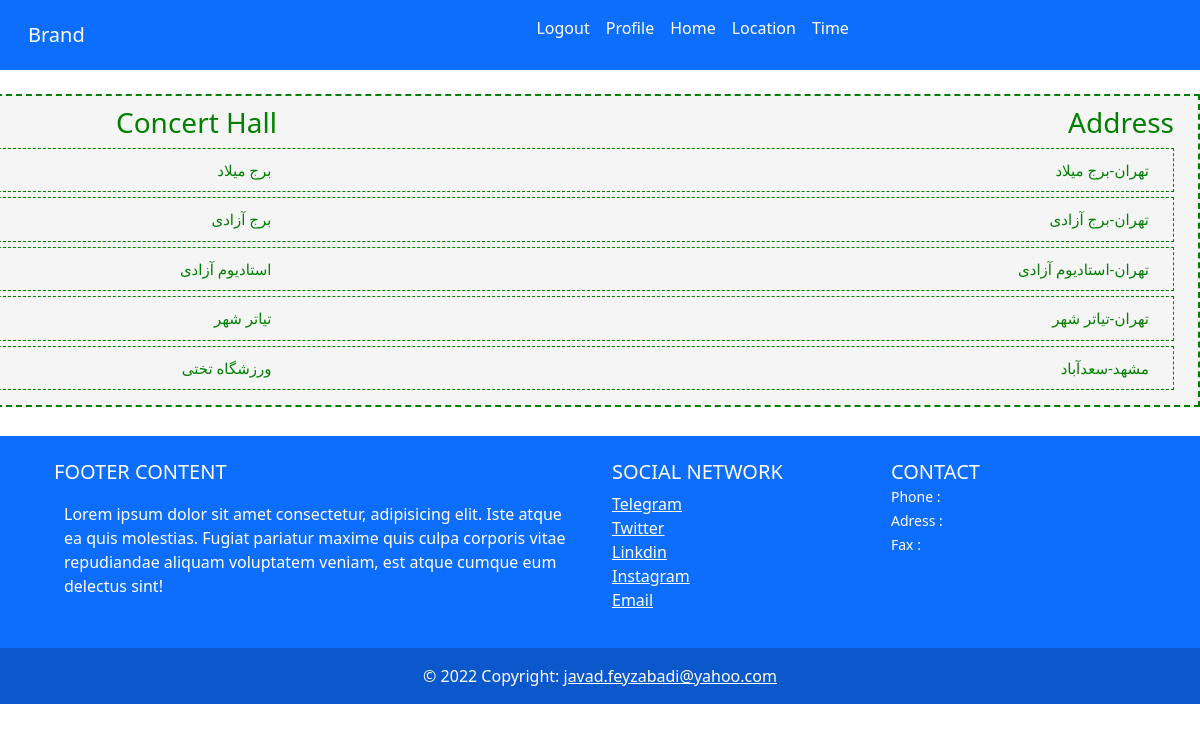
The page /location/ (signed in) on the database its author committed.
### ticketsales/models.py (models this page shows, shortened)
class LocationModel(models.Model):
    class Meta:
        verbose_name = 'مکان کنسرت'
        verbose_name_plural = 'مکان کنسرت'
    name = models.CharField(max_length = 100,verbose_name='نام مکان')
    address = models.CharField(max_length = 500,default='تهران-برج میلاد',verbose_name='آدرس')
    phone = models.CharField(max_length = 11,null = True,verbose_name='تلفن')
    capacity = models.IntegerField(verbose_name='گنجایش')

### ticketsales/views.py (the view)
# urls.py: path('location/',views.LocationListView,name='location_list'),
@login_required
def LocationListView(request):
    location = LocationModel.objects.all()
    context = {
        'location':location,
    }
    return render(request,'ticketsales/location_list.html',context)

### templates/ticketsales/location_list.html (shortened to what this page needs)
{% extends 'base.html' %}
{% block content %}
            <div class="row locationHeader">
                <div class="col-md-3">
                    <h3>Concert Hall</h3>
                </div>
                <div class="col-md-9">
                <h3>Address</h3>
            </div>
            {% for location in location %}
                <div class="row location">
                    <div class="col-md-3">
                        {{location.name}}
                    </div>
                    <div class="col-md-9">
                        {{location.address}}
                    </div>
                </div>
            {% endfor %}
{% endblock %}

### static/ticketsales/css/style.css (style rules this page uses)
body { font-family: 'IranSanse'; }
.location { margin: 5px; background-color: whitesmoke; font-size: 15px; border:1px dashed green; padding:10px; text-align: right; }
.locationHeader { background-color: whitesmoke; margin: 5px; text-align: right; font-size: 15px; border:2px dashed green; padding:10px; color:green }

### rows shown on the page
LocationModel: name "برج میلاد", address "تهران-برج میلاد"
LocationModel: name "برج آزادی", address "تهران-برج آزادی"
LocationModel: name "استادیوم آزادی", address "تهران-استادیوم آزادی"
LocationModel: name "تیاتر شهر", address "تهران-تیاتر شهر"
LocationModel: name "ورزشگاه تختی", address "مشهد-سعدآباد"
